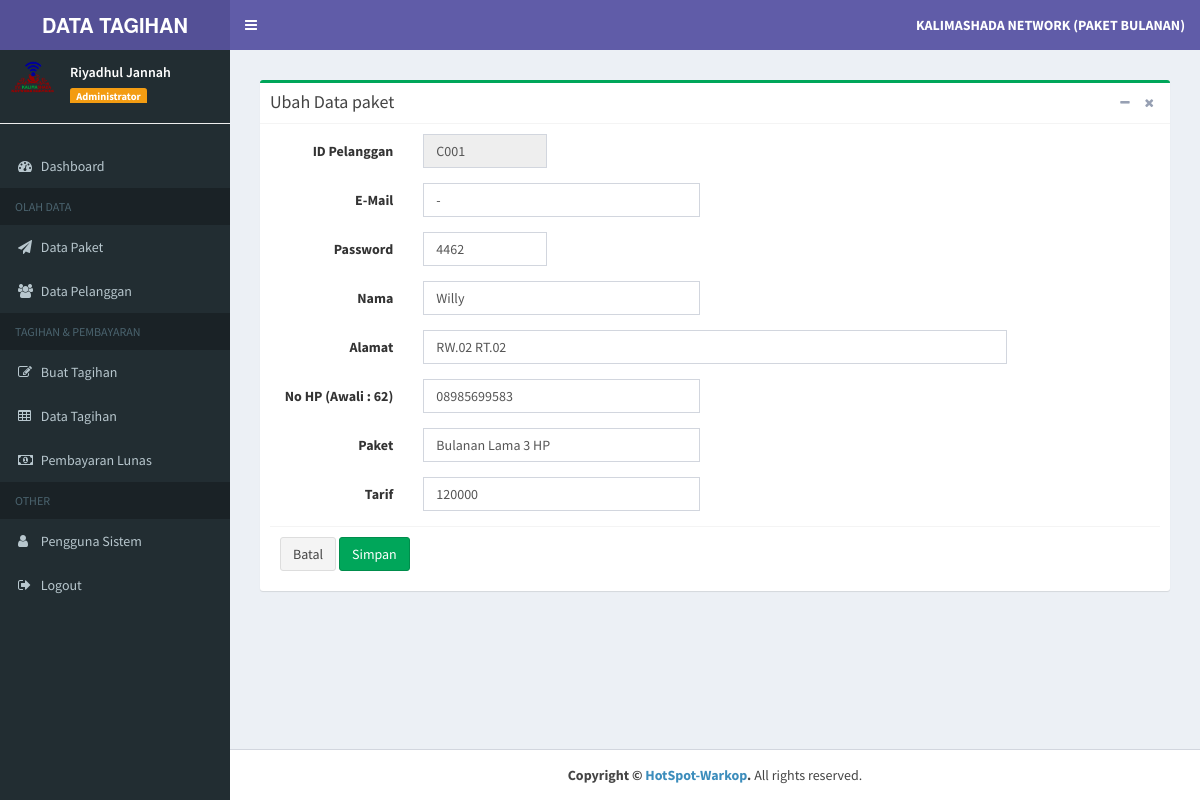
The app's page /index.php?page=edit-pelanggan&kode=C001 (signed in) with its own data.
### tables this page shows
CREATE TABLE `tb_pelanggan` (
  `id_pelanggan` varchar(6) NOT NULL,
  `nama` varchar(64) NOT NULL,
  `alamat` text NOT NULL,
  `no_hp` varchar(15) NOT NULL,
  `email` varchar(64) NOT NULL,
  `password` varchar(15) NOT NULL,
  `level` varchar(5) NOT NULL DEFAULT 'PLG',
  `paket` varchar(64) NOT NULL,
  `tarif` int(6) NOT NULL
);

### admin/pelanggan/edit_pelanggan.php (the view, shortened to what this page needs)
<?php
    if(isset($_GET['kode'])){
        $sql_cek = "SELECT * FROM tb_pelanggan WHERE id_pelanggan='".$_GET['kode']."'";
        $query_cek = mysqli_query($koneksi, $sql_cek);
        $data_cek = mysqli_fetch_array($query_cek,MYSQLI_BOTH);
    }
?>
<section class="content">
	<div class="row">
		<div class="col-md-12">
			<div class="box box-success">
				<div class="box-header with-border">
					<h3 class="box-title">Ubah Data paket</h3>
					<div class="box-tools pull-right">
						<button type="button" class="btn btn-box-tool" data-widget="collapse">
							<i class="fa fa-minus"></i>
						</button>
						<button type="button" class="btn btn-box-tool" data-widget="remove">
							<i class="fa fa-remove"></i>
						</button>
					</div>
				</div>
				<form class="form-horizontal" action="" method="post" enctype="multipart/form-data">
					<div class="box-body">
						<div class="form-group">
							<label class="col-sm-2 control-label">ID Pelanggan</label>
							<div class="col-sm-2">
								<input type="text" class="form-control" id="id_pelanggan" name="id_pelanggan" value="<?php echo $data_cek['id_pelanggan']; ?>"
								 readonly/>
							</div>
						</div>
						<div class="form-group">
							<label class="col-sm-2 control-label">E-Mail</label>
							<div class="col-sm-4">
								<input type="text" class="form-control" id="email" name="email" value="<?php echo $data_cek['email']; ?>">
							</div>
						</div>
						<div class="form-group">
							<label class="col-sm-2 control-label">Password</label>
							<div class="col-sm-2">
								<input type="text" class="form-control" id="password" name="password" value="<?php echo $data_cek['password']; ?>">
							</div>
						</div>
						<div class="form-group">
							<label class="col-sm-2 control-label">Nama</label>
							<div class="col-sm-4">
								<input type="text" class="form-control" id="nama" name="nama" value="<?php echo $data_cek['nama']; ?>">
							</div>
						</div>
						<div class="form-group">
							<label class="col-sm-2 control-label">Alamat</label>
							<div class="col-sm-8">
								<input type="text" class="form-control" id="alamat" name="alamat" value="<?php echo $data_cek['alamat']; ?>">
							</div>
						</div>
						<div class="form-group">
							<label class="col-sm-2 control-label">No HP (Awali : 62)</label>
							<div class="col-sm-4">
								<input type="number" class="form-control" id="no_hp" name="no_hp" value="<?php echo $data_cek['no_hp']; ?>">
							</div>
						</div>
						<div class="form-group">
							<label class="col-sm-2 control-label">Paket</label>
							<div class="col-sm-4">
								<input type="text" class="form-control" id="paket" name="paket" value="<?php echo $data_cek['paket']; ?>">
							</div>
						</div>
						<div class="form-group">
							<label class="col-sm-2 control-label">Tarif</label>
							<div class="col-sm-4">
								<input type="number" class="form-control" id="tarif" name="tarif" value="<?php echo $data_cek['tarif']; ?>">
							</div>
						</div>
						<div class="box-footer">
							<a href="?page=data-pelanggan" class="btn btn-default">Batal</a>
							<input type="submit" name="Ubah" value="Simpan" class="btn btn-success">
						</div>
				</form>
				</div>
</section>

### records on screen
tb_pelanggan: id_pelanggan "C001", email "-", password "4462", nama "Willy", alamat "RW.02 RT.02", no_hp "08985699583", paket "Bulanan Lama 3 HP", tarif "120000"

### other values on screen
$data_nama "Riyadhul Jannah"
$data_level "Administrator"
